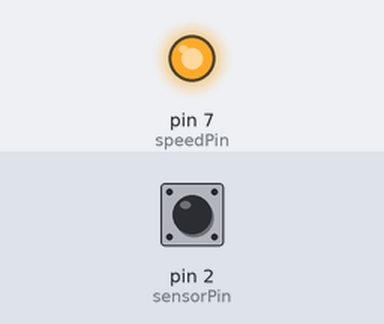
Recording of a sketch running on a simulated Arduino Uno, built with avr-gcc and run on an emulated ATmega328P. On the bench: output pins drawn as LEDs (lit = HIGH). Inputs (shaded band) come from the test bench; at power-on: pin 2 (sensorPin) HIGH.

Above: at 1.2 s.
1.3 s: pin 2 (sensorPin) pulsed LOW 2 times (0.12 s each, 0.3 s apart)
At 2.4 s:
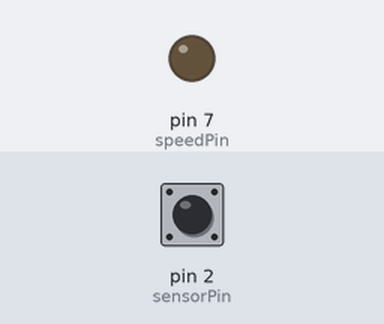
3.4 s: pin 2 (sensorPin) driven LOW
At 4.1 s:
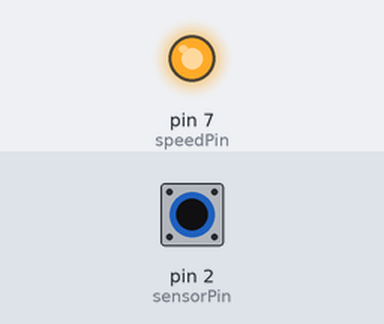
4.9 s: pin 2 (sensorPin) driven HIGH
At 5.3 s:
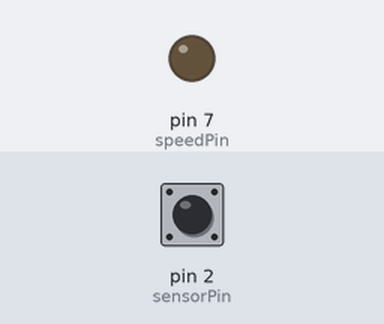
Timing chart, 0 to 7.9 s (numbered marks = the images above; inputs shaded):
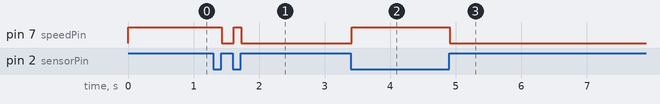

Measured:
- after the input at 1.3 s, pin 7 (speedPin): HIGH → LOW after 0.13 s, → HIGH 0.18 s later, → LOW 0.12 s later
- after the input at 3.4 s, pin 7 (speedPin): LOW → HIGH at once
- after the input at 4.9 s, pin 7 (speedPin): HIGH → LOW at once

The sketch:

schmitt_sketch1msec_sketch_dec29a.ino
```cpp
// constants won't change. They're used here to
// set pin numbers:
const int sensorPin = 2;     // the sensor input pin
const int speedPin = 7;      // the modified sensor output pin

// set surrounding pin numbers:
const int aPin = 0;
const int bPin = 1;
const int cPin = 3;
const int dPin = 4;
const int ePin = 5;
const int fPin = 6;


// Variables will change:
int speedState = HIGH;       // the current state of the output pin
int sensorState = HIGH;      // the current reading from the input pin
int lastsensorState = LOW;   // the previous reading from the input pin

void setup() {

  pinMode(sensorPin, INPUT);
  pinMode(speedPin, OUTPUT);

  //set surrounding pins as inputs
  pinMode(aPin, INPUT);
  pinMode(bPin, INPUT);
  pinMode(cPin, INPUT);
  pinMode(dPin, INPUT);
  pinMode(ePin, INPUT);
  pinMode(fPin, INPUT);

  // set initial speed state
  digitalWrite(speedPin, speedState);

  // turn on pull-up to sensor pin state
  digitalWrite(sensorPin, sensorState);

  // turn on surround pull-up resistance to pins to avoid crosstalk
  digitalWrite(aPin, sensorState);
  digitalWrite(bPin, sensorState);
  digitalWrite(cPin, sensorState);
  digitalWrite(dPin, sensorState);
  digitalWrite(ePin, sensorState);
  digitalWrite(fPin, sensorState);

}

void loop() {
  // put your main code here, to run repeatedly:
  //Variables for RC-Schmitt Trigger emulator debounce algorithm
uint8_t y_old=0, temp=0;
boolean buttonPressed = false;

  //Sensor polling loop
  while(true){

    //Grab pin state
    boolean pinState = PIND & ( 1 << 2 ); //Reading pin state  directly off register (pin PD2 / digital 2)
    pinState = !pinState; // The sensor grounds the pin, which is otherwise pulled high, so we flip it
                          // to achieve TRUE = sensor


    //This is the "RC circuit" part of the emulator, a recursive low-pass filter of recent pin states
    //Equation: y_old = (pinState * 0.25) + (y_old * 0.75)

    //First we get (y_old * 0.75)
    temp = (y_old >> 2);     //Bitwise operation for (y_old / 4)
    y_old -= temp;           // y_old - (y_old/4) is equivalent to (y_old * 0.75)

        //Second we add (pinState * 0.25) to y_old, but only if pinState is 1 (since otherwise the product is 0)
        //Note that we are actually adding 63 rather than (1*0.25). This is because we are using a byte
        //to represent the pin state in the equation for the purpose of having sufficient resolution to
        //later apply the hysteresis of the virtual Schmitt trigger. 63 is the integer result of multiplying
        //255 (maximum 8-bit number) by 0.25.
    if(pinState) y_old += 0x3f;  //0x3f is hex for 63


    //This is the Schmitt trigger part of the algorithm. Note the hysteresis -- different thresholds for
    //detecting button-down and button-up
        //Thresholds are 240 (for a valid sensor read low) and 15 (for a valid sensor read high) [out of 255]
        //(These may be tuned to the particular sensor being debounced)
    if( (y_old > 0xf0) && (!buttonPressed) ){  //This means a real sensor low transition has occurred
        buttonPressed = true;
       // add in a debug sequence here later
        PORTD |= ( 1 << 7);  //This puts a high signal to digital port 7
    }
    else if( (y_old < 0x0f) && (buttonPressed) ){  //This means a real sensor high transition has occurred
        buttonPressed = false;
        PORTD &= ~(1 << 7); //This turns off the the signal to digital port 7)
    }

    delay(1); //The algorithm specifies that the above routine be called by a timer interrupt every
              //4-5 ms. With the default Schmitt thresholds of 0x0f (15) and 0xf0 (240), a delay of 4 ms
              //here results in a debouncing period of approximately 50 ms (it is not exact because
              //this is not a pure timing algorithm, so depending on actual bounce, the period may vary
              //somewhat
}
}
```
